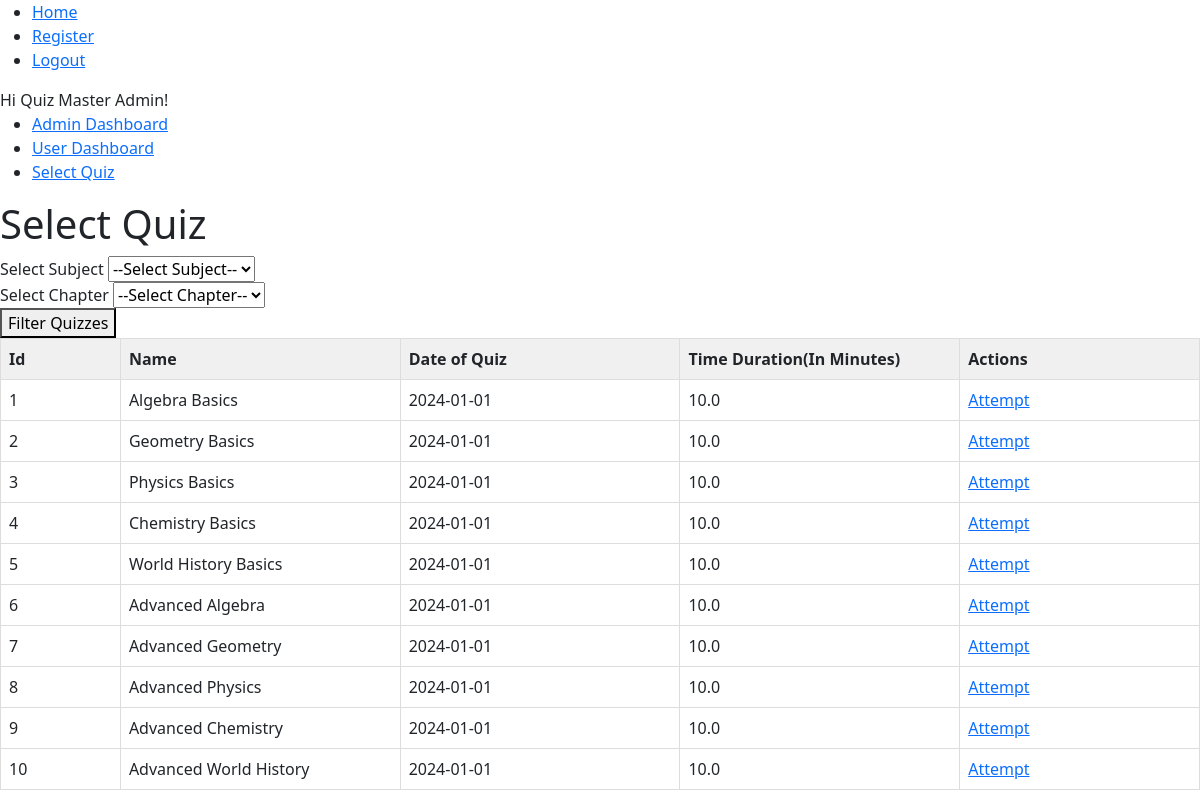
Page /select-quiz (signed in) on the earlier database version.
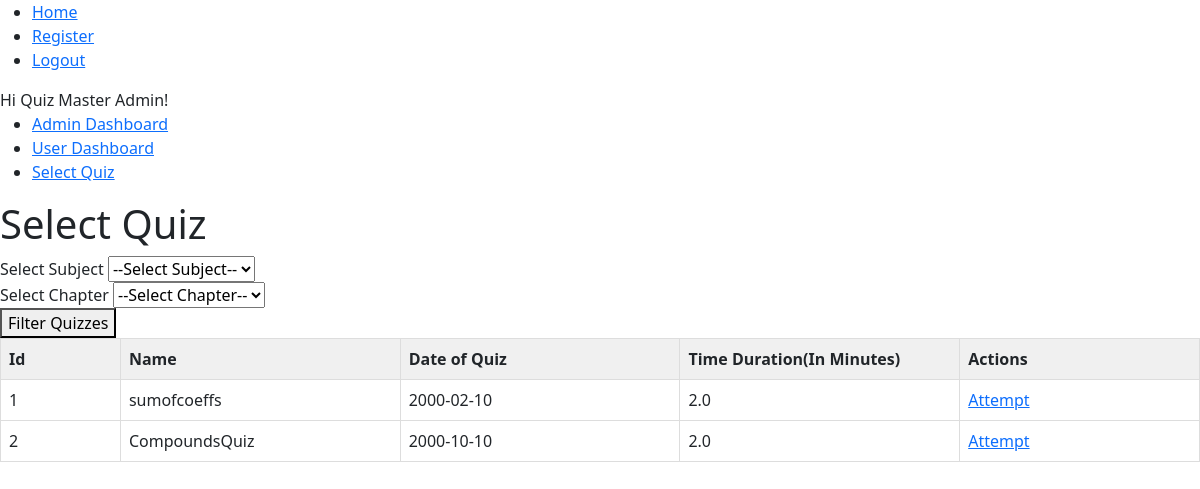
Same page on the later database version.
### app/models.py (models this page shows)
class Quiz(db.Model):
    id = db.Column(db.Integer, primary_key=True)
    name = db.Column(db.String(100), nullable=False)
    date_of_quiz = db.Column(db.DateTime)
    time_duration = db.Column(db.Integer, default = 0)
    chapter_id = db.Column(db.Integer,db.ForeignKey('chapter.id'), nullable=False)
    questions = db.relationship('Question', backref='quiz', lazy=True)

### app/routes.py (the view, shortened to what this page needs)
@app.route("/select-quiz", methods = ['GET', 'POST'])
@login_required
def select_quiz():
    subjects = Subject.query.all()
    chapters = Chapter.query.all()
    quizzes = Quiz.query.all()
    return render_template("user/select-quiz.html",
                           subjects=subjects,
                           chapters=chapters,
                           quizzes=quizzes)

### app/routes.py (called while the page is built)
@login_manager.user_loader
def load_user(user_id):
    return User.query.get(user_id)

### app/templates/user/select-quiz.html (shortened to what this page needs)
{% extends 'layout.html' %}
{% block content %}
<h1>Select Quiz</h1>
    <form method="post">
        <div>
            <label for="subject_id">Select Subject</label>
            <select id="subject_id" name="subject_id">
                <option value="">--Select Subject--</option>
            </select>
        </div>
        <div>
            <label for="chapter_id">Select Chapter</label>
            <select id="chapter_id" name="chapter_id">
                <option value="">--Select Chapter--</option>
            </select>
        </div>
        <button type="submit">Filter Quizzes</button>
    </form>
    <div>
        <table>
            <thead>
                <tr>
                    <th>Id</th>
                    <th>Name</th>
                    <th>Date of Quiz</th>
                    <th>Time Duration(In Minutes)</th>
                    <th>Actions</th>
                </tr>
            </thead>
            <tbody>
                {%for quiz in quizzes%}
                <tr>
                    <td>{{quiz.id}}</td>
                    <td>{{ quiz.name }}</td>
                    <td>{{ quiz.date_of_quiz.strftime("%Y-%m-%d") }}</td>
                    <td>{{ quiz.time_duration/60 }}</td>
                    <td><a href="{{ url_for('attempt_quiz', quiz_id=quiz.id) }}">Attempt</a></td>
                </tr>
                {%endfor%}
            </tbody>
        </table>
    </div>
{% endblock %}

Differences in the rows shown:
removed Quiz: id "3", name "Physics Basics", date_of_quiz "2024-01-01", quiz.time_duration/60 "10.0"
removed Quiz: id "4", name "Chemistry Basics", date_of_quiz "2024-01-01", quiz.time_duration/60 "10.0"
removed Quiz: id "5", name "World History Basics", date_of_quiz "2024-01-01", quiz.time_duration/60 "10.0"
removed Quiz: id "6", name "Advanced Algebra", date_of_quiz "2024-01-01", quiz.time_duration/60 "10.0"
removed Quiz: id "7", name "Advanced Geometry", date_of_quiz "2024-01-01", quiz.time_duration/60 "10.0"
removed Quiz: id "8", name "Advanced Physics", date_of_quiz "2024-01-01", quiz.time_duration/60 "10.0"
removed Quiz: id "9", name "Advanced Chemistry", date_of_quiz "2024-01-01", quiz.time_duration/60 "10.0"
removed Quiz: id "10", name "Advanced World History", date_of_quiz "2024-01-01", quiz.time_duration/60 "10.0"
changed Quiz id 1: name "Algebra Basics" → "sumofcoeffs"; date_of_quiz "2024-01-01" → "2000-02-10"; quiz.time_duration/60 "10.0" → "2.0"
changed Quiz id 2: name "Geometry Basics" → "CompoundsQuiz"; date_of_quiz "2024-01-01" → "2000-10-10"; quiz.time_duration/60 "10.0" → "2.0"
